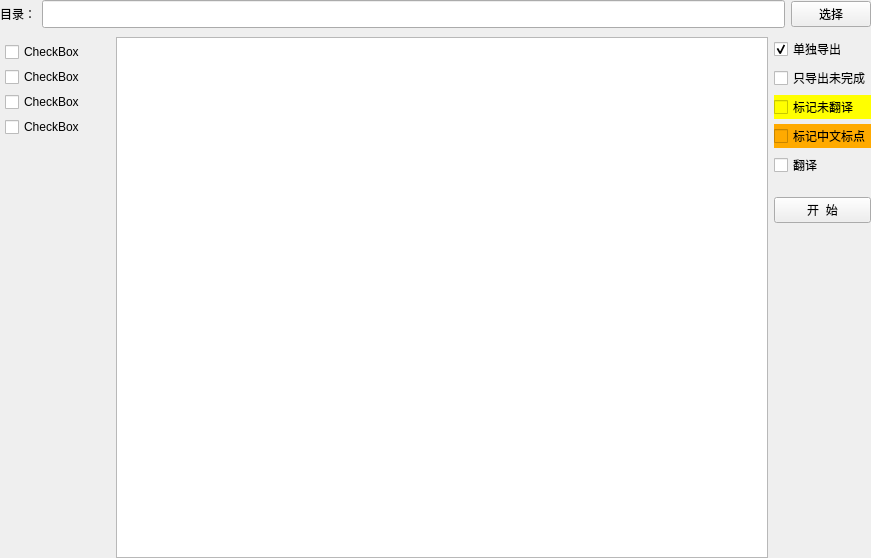
<?xml version="1.0" encoding="UTF-8"?>
<ui version="4.0">
 <class>TSOUTPUT</class>
 <widget class="QWidget" name="TSOUTPUT">
  <property name="geometry">
   <rect>
    <x>0</x>
    <y>0</y>
    <width>871</width>
    <height>558</height>
   </rect>
  </property>
  <property name="windowTitle">
   <string>Form</string>
  </property>
  <layout class="QHBoxLayout" name="horizontalLayout">
   <property name="spacing">
    <number>0</number>
   </property>
   <property name="leftMargin">
    <number>0</number>
   </property>
   <property name="topMargin">
    <number>0</number>
   </property>
   <property name="rightMargin">
    <number>0</number>
   </property>
   <property name="bottomMargin">
    <number>0</number>
   </property>
   <item>
    <widget class="QWidget" name="widget_border" native="true">
     <layout class="QVBoxLayout" name="verticalLayout_4">
      <property name="spacing">
       <number>9</number>
      </property>
      <property name="leftMargin">
       <number>0</number>
      </property>
      <property name="topMargin">
       <number>0</number>
      </property>
      <property name="rightMargin">
       <number>0</number>
      </property>
      <property name="bottomMargin">
       <number>0</number>
      </property>
      <item>
       <widget class="QWidget" name="widget" native="true">
        <layout class="QHBoxLayout" name="horizontalLayout_2">
         <property name="leftMargin">
          <number>0</number>
         </property>
         <property name="topMargin">
          <number>0</number>
         </property>
         <property name="rightMargin">
          <number>0</number>
         </property>
         <property name="bottomMargin">
          <number>0</number>
         </property>
         <item>
          <widget class="QLabel" name="label">
           <property name="text">
            <string>目录：</string>
           </property>
          </widget>
         </item>
         <item>
          <widget class="QLineEdit" name="lineEdit_dir">
           <property name="minimumSize">
            <size>
             <width>0</width>
             <height>28</height>
            </size>
           </property>
           <property name="maximumSize">
            <size>
             <width>16777215</width>
             <height>16777215</height>
            </size>
           </property>
          </widget>
         </item>
         <item>
          <widget class="QPushButton" name="pushButton_dir_sel">
           <property name="minimumSize">
            <size>
             <width>0</width>
             <height>0</height>
            </size>
           </property>
           <property name="maximumSize">
            <size>
             <width>16777215</width>
             <height>16777215</height>
            </size>
           </property>
           <property name="text">
            <string>选择</string>
           </property>
           <property name="class" stdset="0">
            <string>mini</string>
           </property>
          </widget>
         </item>
        </layout>
       </widget>
      </item>
      <item>
       <widget class="QWidget" name="widget" native="true">
        <layout class="QHBoxLayout" name="horizontalLayout_3" stretch="1,10,1">
         <property name="leftMargin">
          <number>0</number>
         </property>
         <property name="topMargin">
          <number>0</number>
         </property>
         <property name="rightMargin">
          <number>0</number>
         </property>
         <property name="bottomMargin">
          <number>0</number>
         </property>
         <item>
          <widget class="QWidget" name="widget_container" native="true">
           <layout class="QVBoxLayout" name="verticalLayout">
            <property name="spacing">
             <number>0</number>
            </property>
            <property name="leftMargin">
             <number>5</number>
            </property>
            <property name="topMargin">
             <number>5</number>
            </property>
            <property name="rightMargin">
             <number>5</number>
            </property>
            <property name="bottomMargin">
             <number>5</number>
            </property>
            <item>
             <widget class="QWidget" name="widget_lang" native="true">
              <property name="minimumSize">
               <size>
                <width>100</width>
                <height>0</height>
               </size>
              </property>
              <property name="maximumSize">
               <size>
                <width>100</width>
                <height>16777215</height>
               </size>
              </property>
              <layout class="QVBoxLayout" name="verticalLayout_2">
               <property name="spacing">
                <number>5</number>
               </property>
               <property name="leftMargin">
                <number>0</number>
               </property>
               <property name="topMargin">
                <number>0</number>
               </property>
               <property name="rightMargin">
                <number>0</number>
               </property>
               <property name="bottomMargin">
                <number>0</number>
               </property>
               <item>
                <widget class="QCheckBox" name="checkBox">
                 <property name="text">
                  <string>CheckBox</string>
                 </property>
                </widget>
               </item>
               <item>
                <widget class="QCheckBox" name="checkBox_2">
                 <property name="text">
                  <string>CheckBox</string>
                 </property>
                </widget>
               </item>
               <item>
                <widget class="QCheckBox" name="checkBox_3">
                 <property name="text">
                  <string>CheckBox</string>
                 </property>
                </widget>
               </item>
               <item>
                <widget class="QCheckBox" name="checkBox_4">
                 <property name="text">
                  <string>CheckBox</string>
                 </property>
                </widget>
               </item>
              </layout>
             </widget>
            </item>
            <item>
             <spacer name="verticalSpacer">
              <property name="orientation">
               <enum>Qt::Vertical</enum>
              </property>
              <property name="sizeHint" stdset="0">
               <size>
                <width>20</width>
                <height>397</height>
               </size>
              </property>
             </spacer>
            </item>
           </layout>
          </widget>
         </item>
         <item>
          <widget class="QTextEdit" name="textEdit_log">
           <property name="horizontalScrollBarPolicy">
            <enum>Qt::ScrollBarAlwaysOff</enum>
           </property>
           <property name="readOnly">
            <bool>true</bool>
           </property>
          </widget>
         </item>
         <item>
          <widget class="QWidget" name="widget_3" native="true">
           <layout class="QVBoxLayout" name="verticalLayout_3">
            <property name="spacing">
             <number>20</number>
            </property>
            <property name="leftMargin">
             <number>0</number>
            </property>
            <property name="topMargin">
             <number>0</number>
            </property>
            <property name="rightMargin">
             <number>0</number>
            </property>
            <property name="bottomMargin">
             <number>0</number>
            </property>
            <item>
             <widget class="QWidget" name="widget_func" native="true">
              <property name="minimumSize">
               <size>
                <width>0</width>
                <height>0</height>
               </size>
              </property>
              <layout class="QVBoxLayout" name="verticalLayout_5">
               <property name="spacing">
                <number>5</number>
               </property>
               <property name="leftMargin">
                <number>0</number>
               </property>
               <property name="topMargin">
                <number>0</number>
               </property>
               <property name="rightMargin">
                <number>0</number>
               </property>
               <property name="bottomMargin">
                <number>0</number>
               </property>
               <item>
                <widget class="QCheckBox" name="checkBox_indiv">
                 <property name="text">
                  <string>单独导出</string>
                 </property>
                 <property name="checked">
                  <bool>true</bool>
                 </property>
                </widget>
               </item>
               <item>
                <widget class="QCheckBox" name="checkBox_only_undone">
                 <property name="text">
                  <string>只导出未完成</string>
                 </property>
                </widget>
               </item>
               <item>
                <widget class="QCheckBox" name="checkBox_mark_undone">
                 <property name="styleSheet">
                  <string notr="true">background-color: rgb(255, 255, 0);</string>
                 </property>
                 <property name="text">
                  <string>标记未翻译</string>
                 </property>
                </widget>
               </item>
               <item>
                <widget class="QCheckBox" name="checkBox_mark_dot">
                 <property name="styleSheet">
                  <string notr="true">background-color: rgb(255, 170, 0);</string>
                 </property>
                 <property name="text">
                  <string>标记中文标点</string>
                 </property>
                </widget>
               </item>
               <item>
                <widget class="QCheckBox" name="checkBox_translate">
                 <property name="text">
                  <string>翻译</string>
                 </property>
                </widget>
               </item>
              </layout>
             </widget>
            </item>
            <item>
             <widget class="QPushButton" name="pushButton_start">
              <property name="minimumSize">
               <size>
                <width>0</width>
                <height>0</height>
               </size>
              </property>
              <property name="maximumSize">
               <size>
                <width>16777215</width>
                <height>16777215</height>
               </size>
              </property>
              <property name="text">
               <string>开  始</string>
              </property>
              <property name="class" stdset="0">
               <string>big</string>
              </property>
             </widget>
            </item>
            <item>
             <spacer name="verticalSpacer_2">
              <property name="orientation">
               <enum>Qt::Vertical</enum>
              </property>
              <property name="sizeHint" stdset="0">
               <size>
                <width>20</width>
                <height>273</height>
               </size>
              </property>
             </spacer>
            </item>
           </layout>
          </widget>
         </item>
        </layout>
       </widget>
      </item>
     </layout>
    </widget>
   </item>
  </layout>
 </widget>
 <resources/>
 <connections/>
</ui>
